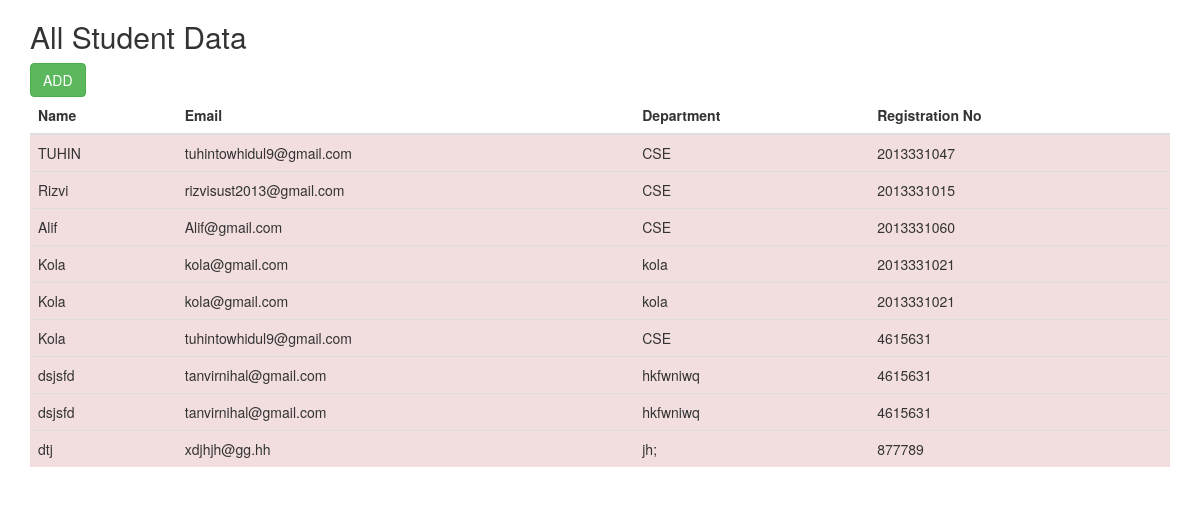
The page / on the database its author committed.
### tables this page shows
CREATE TABLE `info` (
  `id` int(10) NOT NULL,
  `name` varchar(55) NOT NULL,
  `email` varchar(55) NOT NULL,
  `dept` varchar(55) NOT NULL,
  `reg` varchar(55) NOT NULL
);

### index.php (the view, shortened to what this page needs)
<?php
require('dbconfig.php');?>
<!DOCTYPE html>
<html>
    <head>
        <link rel="stylesheet" href="https://maxcdn.bootstrapcdn.com/bootstrap/3.3.7/css/bootstrap.min.css">
    <body>
        <div class="container">
            <h2> All Student Data</h2>
            <a type="button" class="btn btn-success" href="form.php">ADD</a>
            <table class="table">
                <thead>
                    <tr>
                        <th>Name</th>
                        <th>Email</th>
                        <th>Department</th>
                        <th>Registration No</th>
                    </tr>
                </thead>
                <tbody>
                	<?php
                	$sql="Select *From info";
                	$result=$conn->query($sql);
                	if($result->num_rows>0){
					while($row=$result->fetch_assoc()){
							echo '<tr class="danger">
							<td>'.$row["name"].'</td>
							<td>'.$row["email"].'</td>
							<td>'.$row["dept"].'</td>
							<td>'.$row["reg"].'</td>
							</tr>';
						}
                	}
                 ?>
                </tbody>
        </div>
    </body>
</html>

### rows shown on the page
info: name "TUHIN", email "tuhintowhidul9@gmail.com", dept "CSE", reg "2013331047"
info: name "Rizvi", email "rizvisust2013@gmail.com", dept "CSE", reg "2013331015"
info: name "Alif", email "Alif@gmail.com", dept "CSE", reg "2013331060"
info: name "Kola", email "kola@gmail.com", dept "kola", reg "2013331021"
info: name "Kola", email "kola@gmail.com", dept "kola", reg "2013331021"
info: name "Kola", email "tuhintowhidul9@gmail.com", dept "CSE", reg "4615631"
info: name "dsjsfd", email "tanvirnihal@gmail.com", dept "hkfwniwq", reg "4615631"
info: name "dsjsfd", email "tanvirnihal@gmail.com", dept "hkfwniwq", reg "4615631"
info: name "dtj", email "xdjhjh@gg.hh", dept "jh;", reg "877789"
